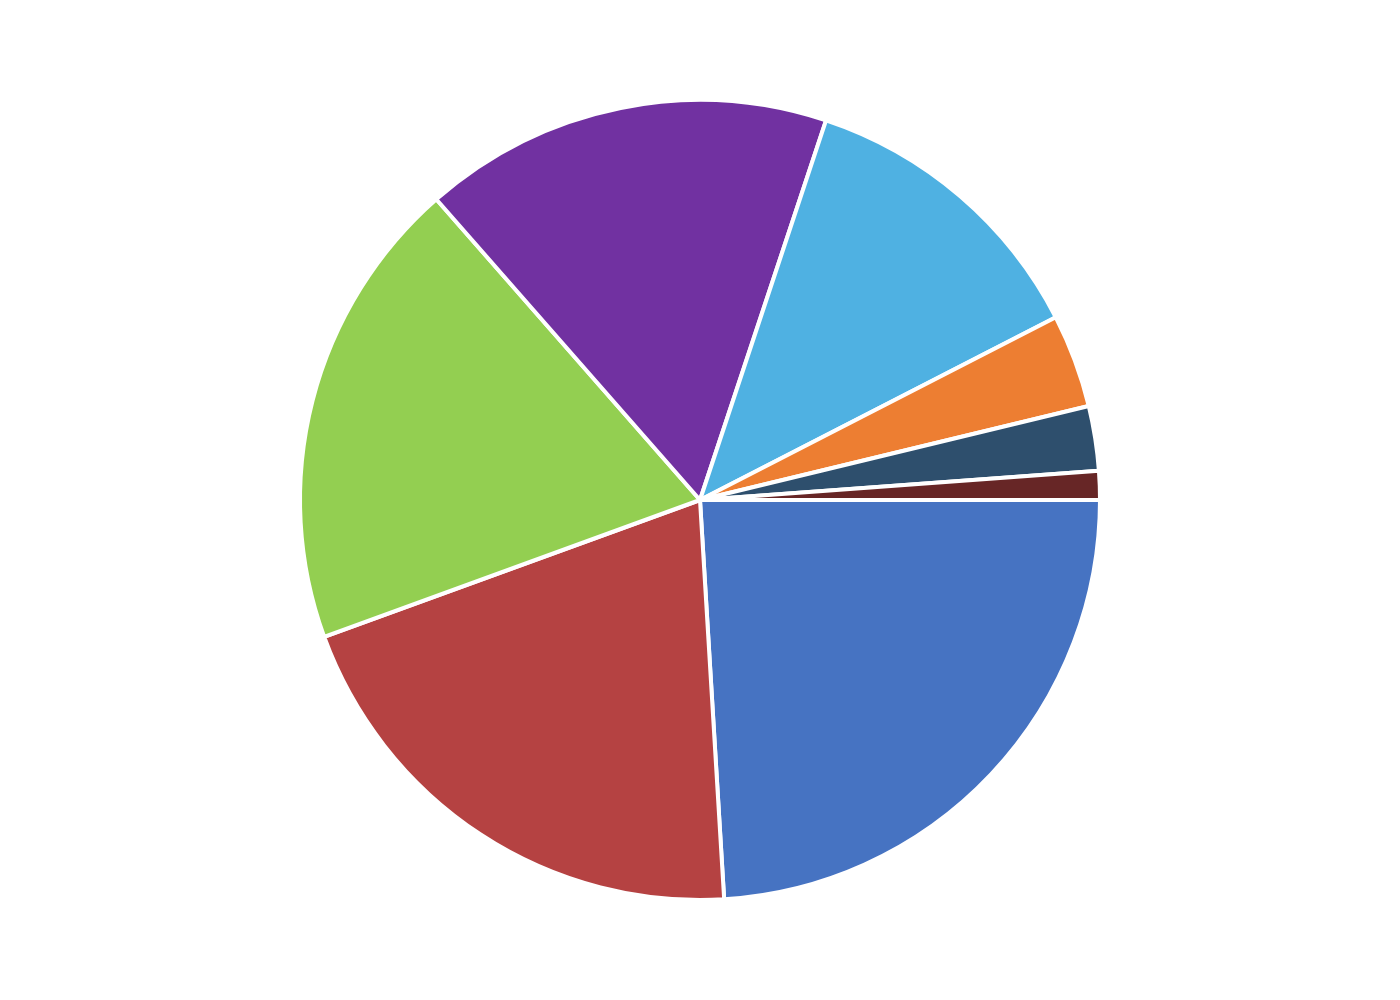

Generate this figure with Python:
import sys
import json
import plotly.graph_objects as go
import os

if len(sys.argv) != 2:
    print("Usage: python script.py <path_to_json_file>")
    sys.exit(1)

json_path = sys.argv[1]

try:
    with open(json_path, 'r', encoding='utf-8') as f:
        config = json.load(f)
except (FileNotFoundError, json.JSONDecodeError) as e:
    print(f"Error: Could not read or parse the JSON file at {json_path}. Details: {e}")
    sys.exit(1)

chart_data = config['chart_data']
colors = config['colors']
texts = config['texts']

labels = [d['category'] for d in chart_data]
values = [d['value'] for d in chart_data]
text_labels = [f"{d['category']}, {d['value']}, {d['percentage']}%" for d in chart_data]

fig = go.Figure()

fig.add_trace(go.Pie(
    labels=labels,
    values=values,
    marker=dict(colors=colors, line=dict(color='#FFFFFF', width=2)),
    text=text_labels,
    textinfo='none',
    textposition='outside',
    textfont=dict(family="Arial", size=12),
    hoverinfo='label+percent+value',
    sort=False,
    direction='clockwise',
    rotation=90
))

fig.update_layout(
    showlegend=False,
    font=dict(family="Arial"),
    margin=dict(l=80, r=80, t=50, b=50),
    paper_bgcolor='white',
    plot_bgcolor='white'
)

base_filename = os.path.splitext(os.path.basename(json_path))[0]
output_filename = f"{base_filename}.png"

fig.write_image(output_filename, scale=2)

print(f"Chart saved to {output_filename}")
